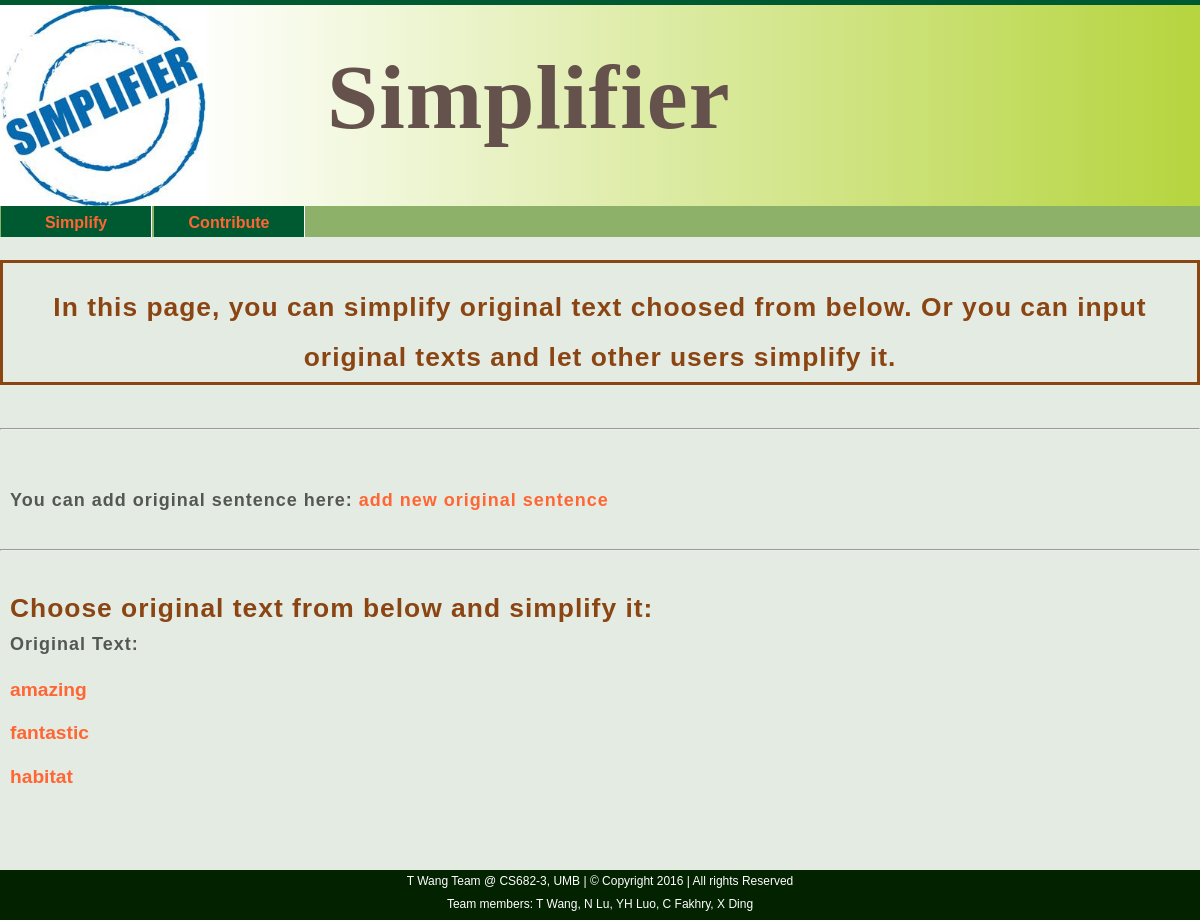
The app's page /contribute/, older data.
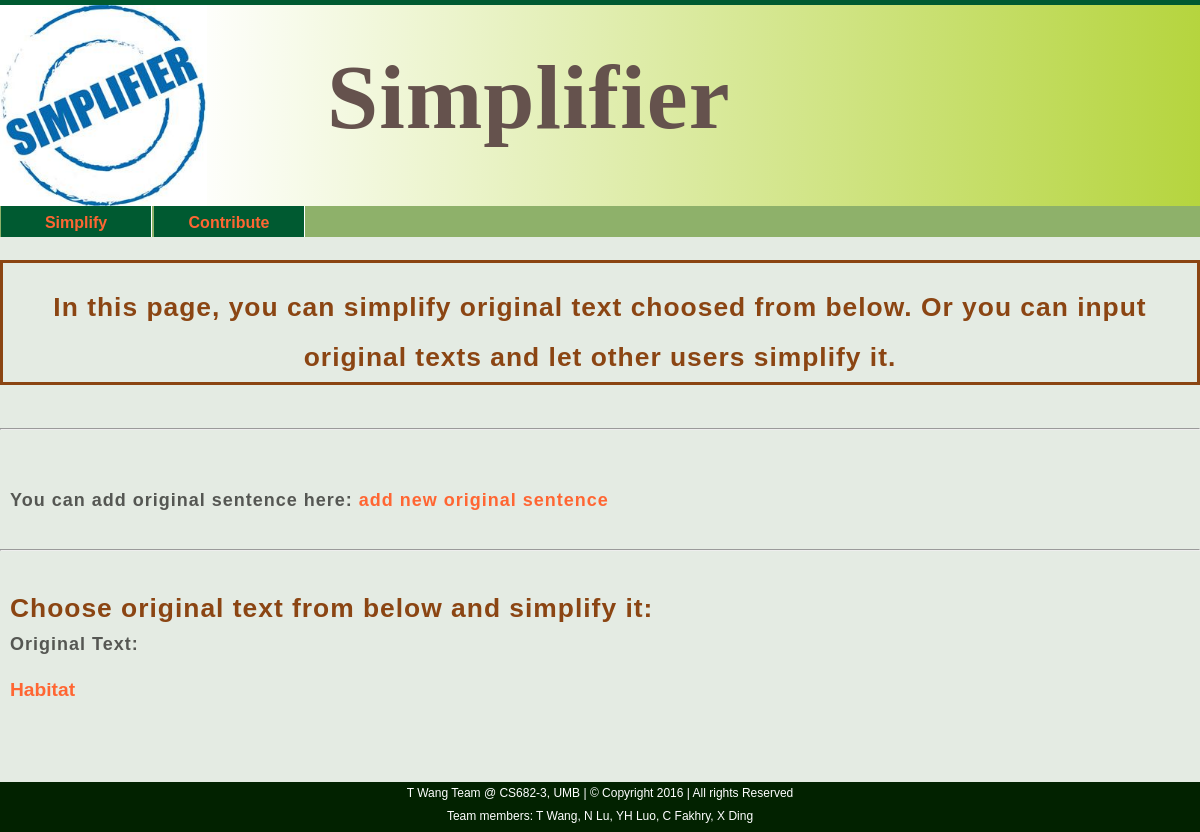
The same page, newer data.
### translate/models.py (models this page shows, shortened)
class Original(models.Model):
    hard_text = models.TextField()

### translate/views.py (the view)
# urls.py: url(r'^contribute/', views.contribute, name='contribute'),
def contribute(request):
    origins = Original.objects.all()
    return render(request, 'contribute.html', {'origins' : origins })

### templates/contribute.html (shortened to what this page needs)
{% extends 'base.html' %}
{% block content %}
<br/>
<h1 id="h1_title" style="border-style: solid">In this page, you can simplify original text choosed from below. Or you can input
    original texts and let other users simplify it. </h1>
<br/><HR/><br/>
<h2>  You can add original sentence here: <a href="{% url 'add_origin' %}">add new original sentence</a></h2><br/>
<HR/><br/>
{% if origins %}
<h1 id="h1_contribute">Choose original text from below and simplify it:</h1><br/>
<h2>Original Text:</h2>
{% for origin in origins %}
<ul>
    <li><a href="{% url 'add_simp' pk=origin.id %}">{{ origin.hard_text }}</a></li>
</ul>
{% endfor %}
{% endif %}<br/><br/><br/>
{% endblock content %}

### templates/base.html (shortened to what this page needs)
<!DOCTYPE html>
{% load staticfiles %}
<html xmlns="http://www.w3.org/1999/xhtml" lang="en">
<head>
<link href="{% static 'css/main.css' %}" rel="stylesheet" type="text/css" />
</head>
<body >
<div id="default">
  <header id="head_div">
    <img class="float_left" alt="Simplifier" src="{% static 'images/simplifier.jpg' %}" height="201px">
    <h1 id="project_title"  class="float_left" > Simplifier </h1>
    </header>
  <nav id="nav_div">
    <ul id="nav_list">
      <li><a href="{% url 'index' %}" colour="white">Simplify </a></li>
      <li><a href="{% url 'contribute' %}">Contribute </a></li>
      </ul>
    </nav>
  <div id="main_container">
     {% block content %}
     {% endblock %}
	<footer id="footer_div"> T Wang Team @ CS682-3, UMB | &copy;  Copyright 2016 | All rights Reserved
	  <br>Team members: T Wang, N Lu, YH Luo, C Fakhry, X Ding
	  </footer>
  </div>
</div>
</body>
</html>

### static/css/main.css (style rules this page uses)
* { margin: 0; padding: 0; }
html { margin: 0; padding: 0; }
body { font: 75% georgia, sans-serif; line-height: 1.88889; color: #555753; background: fixed; background-size: cover; margin: 0; padding: 0; background-color:#005A31; }
.float_left { display:block; float:left; }
h1 { font: italic bold georgia, sans-serif; font-weight: bold; margin-bottom: 0px; letter-spacing: 1px; position: relative; }
h2 { padding-top: 20px; letter-spacing: 1px; margin: 10px; }
a { font-size: 100%; }
a:link { font-weight: bold; text-decoration: none; color: #FF6633; }
li { font-size: 160%; line-height: 1.5em; padding-top: 5px; margin-bottom: 5px; list-style-type: none; margin: 10px; }
#head_div { margin-top:5px; width: 100%; height: 201px; padding:0px; background: linear-gradient(to right, white, #A8CD1B); background: #A8CD1B; background: -webkit-linear-gradient(to right, white, #A8CD1B); background: -o-linear-gradient(to right, white, #A8CD1B); background: -moz-linear-gradient(to right, white, #A8CD1B); background: linear-gradient(to right, white, #A8CD1B); background-position:185px 0px; }
#project_title { line-height:185px; padding-left: 120px; font-family: 'Chiller','Papyrus','Comic Sans MS'; font-size: 92px; color:#65524D; }
#nav_list { padding:0px; height:31px; width: 100%; background: #8eb16a; margin:0px; }
#nav_list li { font-size:16px; height:26px; width: 150px; display:block; background: #005A31; float :left; border-style:groove ; border-width: 0 1px 0px 0px; border-color: #fff; text-align:center; margin:0px 1px 0px 1px; }
#main_container { width: 100%; height:100%; background: #e4ebe3; background-size: cover;//background color only partial cover. overflow: scroll; }
#main_container h1 { text-align:center ; text-indent:0px ; display:block; }
#footer_div { display: block; width: 100%; height:50px; background: #022200; text-align:center; color:#fff; bottom: 0px; }
#h1_title { padding-top: 20px; font-size: 220%; font: italic bold georgia, sans-serif; font-weight: bold; margin-bottom: 20px; letter-spacing: 1px; color: #8B4513; }
#h1_contribute { margin: 10px; font-size: 220%; font: italic bold georgia, sans-serif; font-weight: bold; margin-bottom: 20px; margin-left: 20px letter-spacing: 1px; color: #8B4513; position: absolute; }

Row changes from the older to the newer data that the page shows:
removed Original: hard_text "fantastic"
removed Original: hard_text "habitat"
changed Original: hard_text "amazing" → "Habitat"
